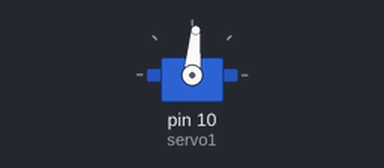
Bench run of a sketch on a simulated Arduino Uno, built with avr-gcc and run on an emulated ATmega328P. Parts: servo.

Above: at 0.05 s.
Timing chart, 0 to 11.7 s (numbered marks = the images above):
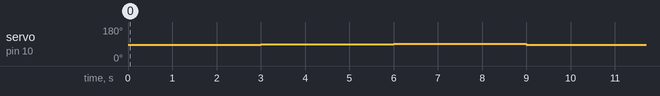

The sketch:

funcionamientoServoContinuo.ino
```cpp
#include <Servo.h>  // Incluir la librería Servo
Servo servo1;       // Crear un objeto tipo Servo llamado servo1

void setup() {
  servo1.attach(10);  // Conectar servo1 al pin 9
}

void loop() {
  servo1.write(85); // gira despacio en sentido antihorario
  delay(3000);
  servo1.write(90); // se para
  delay(3000);
  servo1.write(92); // gira despacio en sentido horario
  delay(3000);
}
```

Measured:
- by itself, servo on pin 10 (servo1): repeats every 9.0 s: 92° 3.0 s, 85° 3.0 s, 90° 3.0 s
